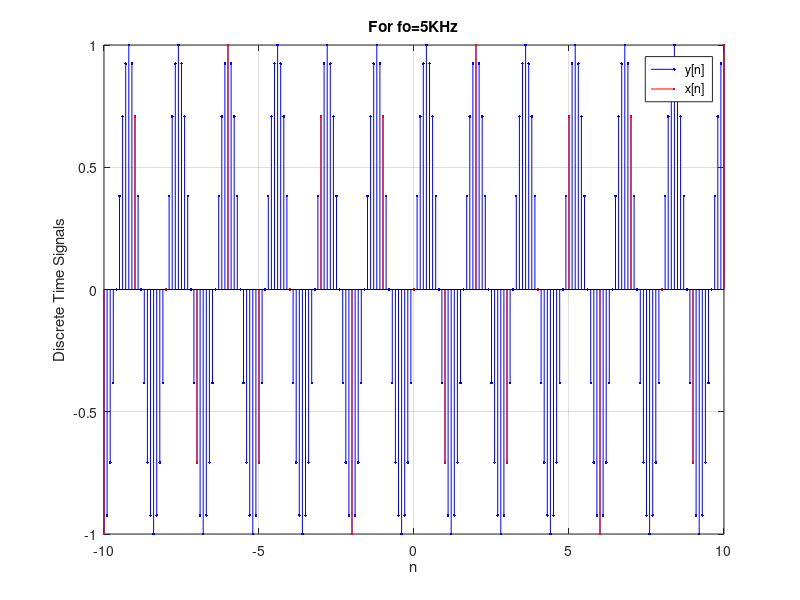

MATLAB code for this plot:
n=-10:1:10;
p=-10:0.1:10;
x=sin(2*pi*(5/8)*n);
y=sin(2*pi*(5/8)*p);
stem(p,y,'b.-')
hold on 
stem(n,x,'r.-')
xlim([-10.0 10.0])
ylim([-1.00 1.00])
grid on
title('For fo=5KHz')
xlabel('n')
xlim([-10.0 10.0])
ylim([-1.00 1.00])
legend({'y[n]','x[n]'})
ylabel('Discrete Time Signals')

